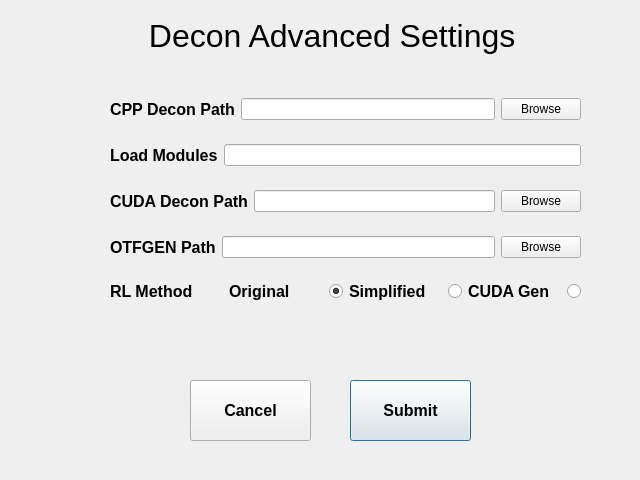
<?xml version="1.0" encoding="UTF-8"?>
<ui version="4.0">
 <class>deconAdvanced</class>
 <widget class="QDialog" name="deconAdvanced">
  <property name="geometry">
   <rect>
    <x>0</x>
    <y>0</y>
    <width>640</width>
    <height>480</height>
   </rect>
  </property>
  <property name="windowTitle">
   <string>Decon Advanced Settings</string>
  </property>
  <widget class="QLabel" name="deconAdvancedSettingsLabel">
   <property name="geometry">
    <rect>
     <x>140</x>
     <y>0</y>
     <width>431</width>
     <height>71</height>
    </rect>
   </property>
   <property name="font">
    <font>
     <pointsize>24</pointsize>
    </font>
   </property>
   <property name="text">
    <string> Decon Advanced Settings</string>
   </property>
  </widget>
  <widget class="QPushButton" name="submitButton">
   <property name="geometry">
    <rect>
     <x>350</x>
     <y>380</y>
     <width>121</width>
     <height>61</height>
    </rect>
   </property>
   <property name="font">
    <font>
     <pointsize>12</pointsize>
     <weight>75</weight>
     <bold>true</bold>
    </font>
   </property>
   <property name="text">
    <string>Submit</string>
   </property>
  </widget>
  <widget class="QPushButton" name="cancelButton">
   <property name="geometry">
    <rect>
     <x>190</x>
     <y>380</y>
     <width>121</width>
     <height>61</height>
    </rect>
   </property>
   <property name="font">
    <font>
     <pointsize>12</pointsize>
     <weight>75</weight>
     <bold>true</bold>
    </font>
   </property>
   <property name="text">
    <string>Cancel</string>
   </property>
  </widget>
  <widget class="QWidget" name="layoutWidget">
   <property name="geometry">
    <rect>
     <x>110</x>
     <y>80</y>
     <width>471</width>
     <height>241</height>
    </rect>
   </property>
   <layout class="QVBoxLayout" name="verticalLayout">
    <item>
     <layout class="QHBoxLayout" name="horizontalLayout">
      <item>
       <widget class="QLabel" name="cppDeconPathLabel">
        <property name="font">
         <font>
          <pointsize>12</pointsize>
          <weight>75</weight>
          <bold>true</bold>
         </font>
        </property>
        <property name="text">
         <string>CPP Decon Path</string>
        </property>
       </widget>
      </item>
      <item>
       <widget class="QLineEdit" name="cppDeconPathLineEdit">
        <property name="alignment">
         <set>Qt::AlignRight|Qt::AlignTrailing|Qt::AlignVCenter</set>
        </property>
       </widget>
      </item>
      <item>
       <widget class="QPushButton" name="cppDeconPathBrowseButton">
        <property name="text">
         <string>Browse</string>
        </property>
       </widget>
      </item>
     </layout>
    </item>
    <item>
     <layout class="QHBoxLayout" name="horizontalLayout_2">
      <item>
       <widget class="QLabel" name="loadModulesLabel">
        <property name="font">
         <font>
          <pointsize>12</pointsize>
          <weight>75</weight>
          <bold>true</bold>
         </font>
        </property>
        <property name="text">
         <string>Load Modules</string>
        </property>
       </widget>
      </item>
      <item>
       <widget class="QLineEdit" name="loadModulesLineEdit">
        <property name="alignment">
         <set>Qt::AlignRight|Qt::AlignTrailing|Qt::AlignVCenter</set>
        </property>
       </widget>
      </item>
     </layout>
    </item>
    <item>
     <layout class="QHBoxLayout" name="horizontalLayout_3">
      <item>
       <widget class="QLabel" name="cudaDeconPathLabel">
        <property name="font">
         <font>
          <pointsize>12</pointsize>
          <weight>75</weight>
          <bold>true</bold>
         </font>
        </property>
        <property name="text">
         <string>CUDA Decon Path</string>
        </property>
       </widget>
      </item>
      <item>
       <widget class="QLineEdit" name="cudaDeconPathLineEdit">
        <property name="alignment">
         <set>Qt::AlignRight|Qt::AlignTrailing|Qt::AlignVCenter</set>
        </property>
       </widget>
      </item>
      <item>
       <widget class="QPushButton" name="cudaDeconPathBrowseButton">
        <property name="text">
         <string>Browse</string>
        </property>
       </widget>
      </item>
     </layout>
    </item>
    <item>
     <layout class="QHBoxLayout" name="horizontalLayout_4">
      <item>
       <widget class="QLabel" name="otfgenPathLabel">
        <property name="font">
         <font>
          <pointsize>12</pointsize>
          <weight>75</weight>
          <bold>true</bold>
         </font>
        </property>
        <property name="text">
         <string>OTFGEN Path</string>
        </property>
       </widget>
      </item>
      <item>
       <widget class="QLineEdit" name="otfgenPathLineEdit">
        <property name="alignment">
         <set>Qt::AlignRight|Qt::AlignTrailing|Qt::AlignVCenter</set>
        </property>
       </widget>
      </item>
      <item>
       <widget class="QPushButton" name="otfgenPathBrowseButton">
        <property name="text">
         <string>Browse</string>
        </property>
       </widget>
      </item>
     </layout>
    </item>
    <item>
     <layout class="QHBoxLayout" name="horizontalLayout_5">
      <item>
       <widget class="QLabel" name="rlMethodLabel">
        <property name="font">
         <font>
          <pointsize>12</pointsize>
          <weight>75</weight>
          <bold>true</bold>
         </font>
        </property>
        <property name="text">
         <string>RL Method</string>
        </property>
       </widget>
      </item>
      <item>
       <layout class="QHBoxLayout" name="horizontalLayout_29">
        <item>
         <widget class="QLabel" name="rlMethodOriginalLabel">
          <property name="font">
           <font>
            <pointsize>12</pointsize>
            <weight>75</weight>
            <bold>true</bold>
           </font>
          </property>
          <property name="text">
           <string>Original</string>
          </property>
         </widget>
        </item>
        <item>
         <widget class="QRadioButton" name="rlMethodOriginalRadioButton">
          <property name="sizePolicy">
           <sizepolicy hsizetype="Maximum" vsizetype="Fixed">
            <horstretch>0</horstretch>
            <verstretch>0</verstretch>
           </sizepolicy>
          </property>
          <property name="autoFillBackground">
           <bool>false</bool>
          </property>
          <property name="text">
           <string/>
          </property>
          <property name="checked">
           <bool>true</bool>
          </property>
          <attribute name="buttonGroup">
           <string notr="true">buttonGroup</string>
          </attribute>
         </widget>
        </item>
       </layout>
      </item>
      <item>
       <layout class="QHBoxLayout" name="horizontalLayout_30">
        <item>
         <widget class="QLabel" name="rlMethodSimplifiedLabel">
          <property name="font">
           <font>
            <pointsize>12</pointsize>
            <weight>75</weight>
            <bold>true</bold>
           </font>
          </property>
          <property name="text">
           <string>Simplified</string>
          </property>
         </widget>
        </item>
        <item>
         <widget class="QRadioButton" name="rlMethodSimplifiedRadioButton">
          <property name="sizePolicy">
           <sizepolicy hsizetype="Maximum" vsizetype="Fixed">
            <horstretch>0</horstretch>
            <verstretch>0</verstretch>
           </sizepolicy>
          </property>
          <property name="autoFillBackground">
           <bool>false</bool>
          </property>
          <property name="text">
           <string/>
          </property>
          <attribute name="buttonGroup">
           <string notr="true">buttonGroup</string>
          </attribute>
         </widget>
        </item>
       </layout>
      </item>
      <item>
       <layout class="QHBoxLayout" name="horizontalLayout_31">
        <item>
         <widget class="QLabel" name="rlMethodCudaGenLabel">
          <property name="font">
           <font>
            <pointsize>12</pointsize>
            <weight>75</weight>
            <bold>true</bold>
           </font>
          </property>
          <property name="text">
           <string>CUDA Gen</string>
          </property>
         </widget>
        </item>
        <item>
         <widget class="QRadioButton" name="rlMethodCudaGenRadioButton">
          <property name="sizePolicy">
           <sizepolicy hsizetype="Maximum" vsizetype="Fixed">
            <horstretch>0</horstretch>
            <verstretch>0</verstretch>
           </sizepolicy>
          </property>
          <property name="autoFillBackground">
           <bool>false</bool>
          </property>
          <property name="text">
           <string/>
          </property>
          <property name="checked">
           <bool>false</bool>
          </property>
          <attribute name="buttonGroup">
           <string notr="true">buttonGroup</string>
          </attribute>
         </widget>
        </item>
       </layout>
      </item>
     </layout>
    </item>
   </layout>
  </widget>
 </widget>
 <resources/>
 <connections/>
 <buttongroups>
  <buttongroup name="buttonGroup"/>
 </buttongroups>
</ui>
